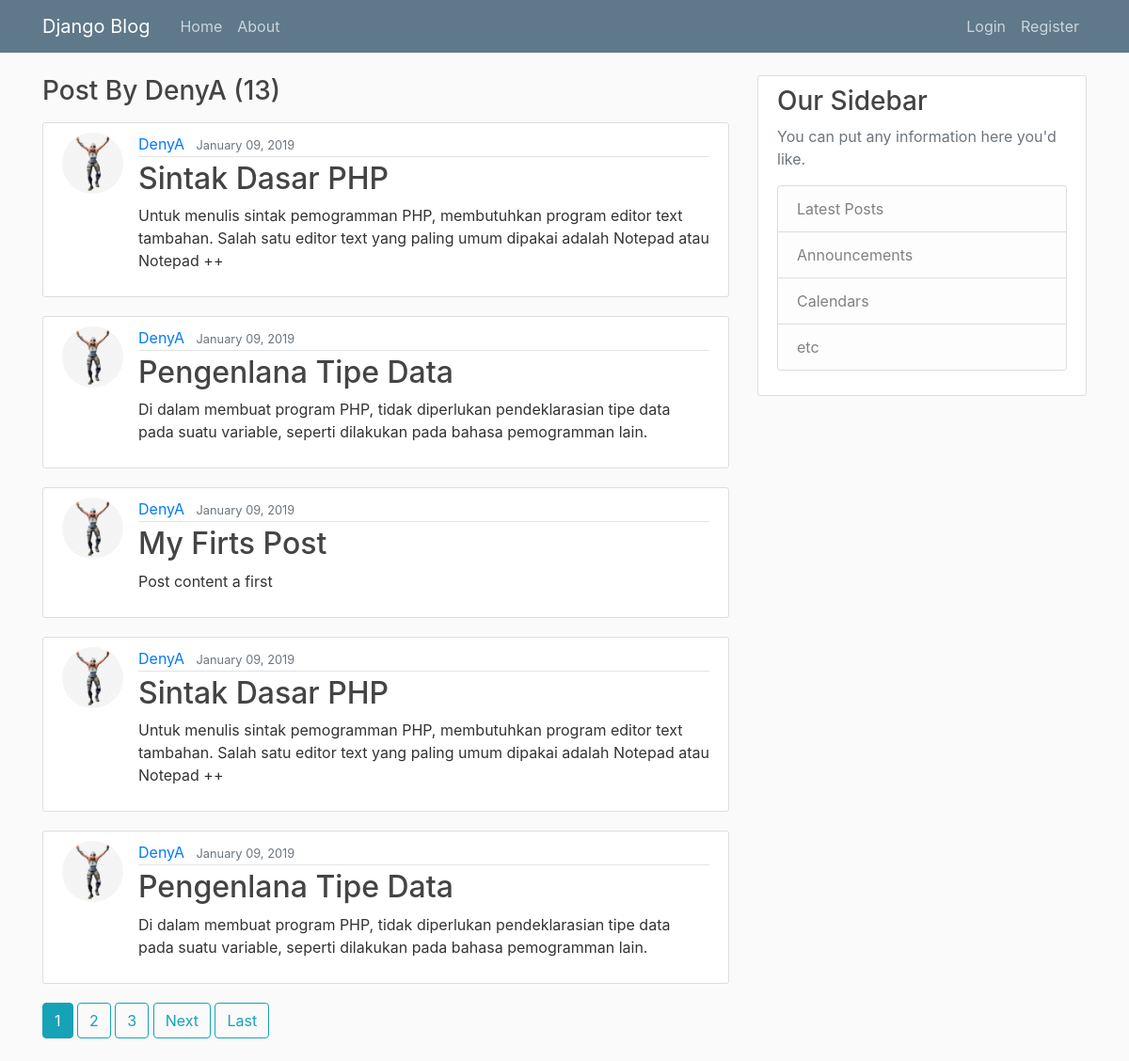
Page /user/DenyA/ on the committed database.
### blog/models.py (models this page shows, shortened)
class Post(models.Model):
    title       = models.CharField(max_length=200)
    content     = models.TextField()
    date        = models.DateTimeField(default=timezone.now)
    author      = models.ForeignKey(User, on_delete=models.CASCADE)

### users/models.py (models this page shows, shortened)
class Profile(models.Model):
    user    = models.OneToOneField(User, on_delete=models.CASCADE)
    image   = models.ImageField(default='default.jpg', upload_to='profile_pics')

### blog/views.py (the view)
# urls.py: path('user/<str:username>/', views.UserPostListView.as_view(), name='user-post'),
class UserPostListView(ListView):
    model               = Post
    template_name       = 'blog/user_post.html' # reverinsi url ( <app>/<model>_<viewtype>.html )
    context_object_name = 'posts'
    paginate_by         = 5 # untuk mengatur paginate
    def get_queryset(self): # setting authenticade untuk tampilan sesuai dengan user(author)
        user = get_object_or_404(User, username=self.kwargs.get('username'))
        return Post.objects.filter(author=user).order_by('-date')

### blog/templates/blog/user_post.html (shortened to what this page needs)
{% extends 'blog/base.html'%}
{% block content %}
	<h3 class="mb-3">Post By {{ view.kwargs.username }} ({{ page_obj.paginator.count }})</h3>
    {% for post in posts %}
        <article class="media content-section">
		  <img class="rounded-circle article-img" src="{{ post.author.profile.image.url }}">
          <div class="media-body">
            <div class="article-metadata">
			   <a class="mr-2" href="{% url 'user-post' post.author.username %}">{{ post.author }}</a>
              <small class="text-muted">{{ post.date|date:"F d, Y" }}</small>
            </div>
			<h2><a class="article-title" href="{% url 'post-detail' post.id %}">{{ post.title }}</a></h2>
            <p class="article-content">{{ post.content }}</p>
          </div>
        </article>
    {% endfor %}
	{% if is_paginated %}
	   {% for num in page_obj.paginator.page_range %}
		  {% if page_obj.number == num %}
			 <a class="btn btn-info mb-4" href="?page={{ num }}">{{ num }}</a>
		  {% elif num > page_obj.number|add:'-3' and num < page_obj.number|add:'3' %}
			 <a class="btn btn-outline-info mb-4" href="?page={{ num }}">{{ num }}</a>
		  {% endif %}
	   {% endfor %}
	   {% if page_obj.has_next %}
		  <a class="btn btn-outline-info mb-4" href="?page={{ page_obj.next_page_number }}">Next</a>
		  <a class="btn btn-outline-info mb-4" href="?page={{ page_obj.paginator.num_pages }}">Last</a>
	   {% endif %}
	{% endif %}
{% endblock content %}

### blog/static/blog/style.css (style rules this page uses)
body { background: #fafafa; color: #333333; margin-top: 5rem; }
h1, h2, h3, h4, h5, h6 { color: #444444; }
.content-section { background: #ffffff; padding: 10px 20px; border: 1px solid #dddddd; border-radius: 3px; margin-bottom: 20px; }
.article-title { color: #444444; }
.article-content { white-space: pre-line; }
.article-img { height: 65px; width: 65px; margin-right: 16px; }
.article-metadata { padding-bottom: 1px; margin-bottom: 4px; border-bottom: 1px solid #e3e3e3 }

### rows in the picture
Post: author.profile.image (placeholder picture), author "DenyA", date "January 09, 2019", title "Sintak Dasar PHP", content "Untuk menulis sintak pemogramman PHP, membutuhkan program editor text tambahan. Salah satu editor text yang paling umum dipakai adalah Notepad atau Notepad ++"
Post: author.profile.image (placeholder picture), author "DenyA", date "January 09, 2019", title "Pengenlana Tipe Data", content "Di dalam membuat program PHP, tidak diperlukan pendeklarasian tipe data pada suatu variable, seperti dilakukan pada bahasa pemogramman lain."
Post: author.profile.image (placeholder picture), author "DenyA", date "January 09, 2019", title "My Firts Post", content "Post content a first"
Post: author.profile.image (placeholder picture), author "DenyA", date "January 09, 2019", title "Sintak Dasar PHP", content "Untuk menulis sintak pemogramman PHP, membutuhkan program editor text tambahan. Salah satu editor text yang paling umum dipakai adalah Notepad atau Notepad ++"
Post: author.profile.image (placeholder picture), author "DenyA", date "January 09, 2019", title "Pengenlana Tipe Data", content "Di dalam membuat program PHP, tidak diperlukan pendeklarasian tipe data pada suatu variable, seperti dilakukan pada bahasa pemogramman lain."

### other values in the picture
{{ view.kwargs.username }} "DenyA"
{{ page_obj.paginator.count }} "13"
{{ num }} "1"
{{ num }} "2" "3"
